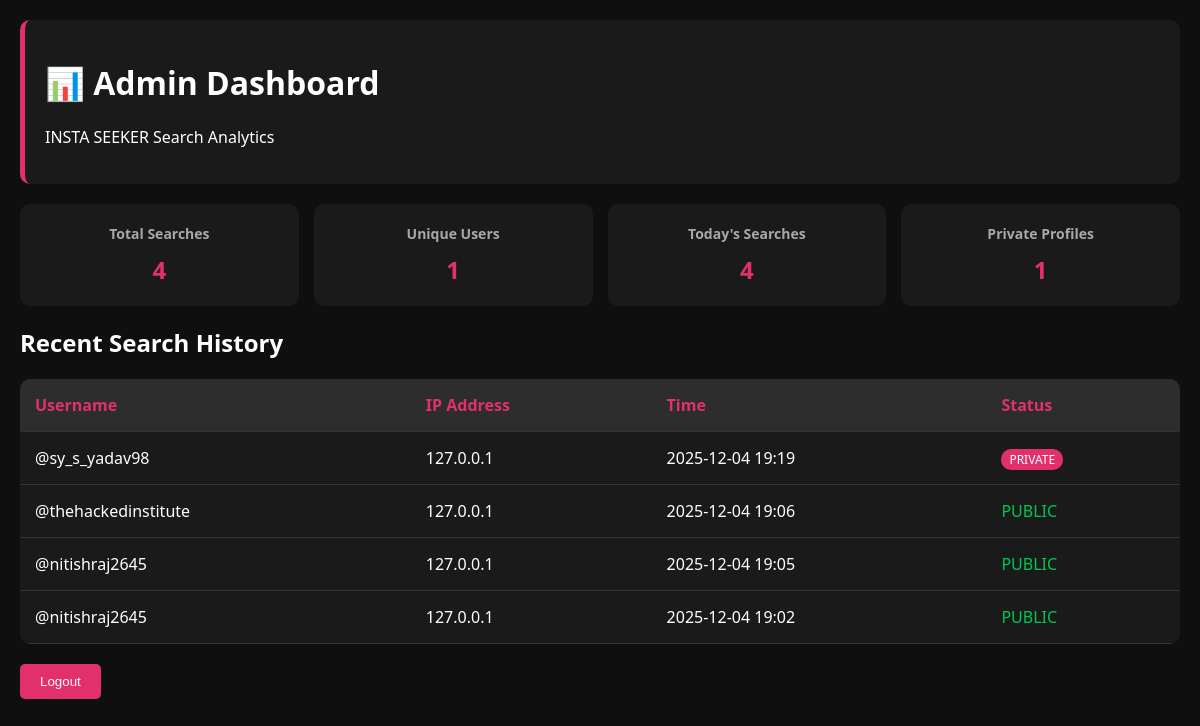
Screenshot of /admin/dashboard (signed in) with the database file from the repository.
### app.py (models this page shows)
class SearchHistory(db.Model):
    id = db.Column(db.Integer, primary_key=True)
    username = db.Column(db.String(100), nullable=False)
    ip_address = db.Column(db.String(50))
    user_agent = db.Column(db.String(200))
    timestamp = db.Column(db.DateTime, default=datetime.utcnow)
    is_private = db.Column(db.Boolean, default=False)

### app.py (the view)
@app.route('/admin/dashboard')
@admin_required
def admin_dashboard():
    searches = SearchHistory.query.order_by(SearchHistory.timestamp.desc()).all()
    total_searches = len(searches)
    unique_ips = db.session.query(SearchHistory.ip_address).distinct().count()
    today = datetime.now().date()
    today_searches = SearchHistory.query.filter(
        db.func.date(SearchHistory.timestamp) == today
    ).count()
    private_searches = SearchHistory.query.filter_by(is_private=True).count()
    return render_template('admin_dashboard.html',
                         searches=searches[:50],
                         total_searches=total_searches,
                         unique_ips=unique_ips,
                         today_searches=today_searches,
                         private_searches=private_searches)

### app.py (called while the page is built)
def admin_required(f):
    @wraps(f)
    def decorated_function(*args, **kwargs):
        if not session.get('admin_logged_in'):
            return redirect(url_for('admin_login'))
        return f(*args, **kwargs)
    return decorated_function

### templates/admin_dashboard.html (shortened to what this page needs)
<!DOCTYPE html>
<html>
<head>
</head>
<body>
    <div class="header">
        <h1>📊 Admin Dashboard</h1>
        <p>INSTA SEEKER Search Analytics</p>
    </div>
    <div class="stats">
        <div class="stat-card">
            <h3>Total Searches</h3>
            <p>{{ total_searches }}</p>
        </div>
        <div class="stat-card">
            <h3>Unique Users</h3>
            <p>{{ unique_ips }}</p>
        </div>
        <div class="stat-card">
            <h3>Today's Searches</h3>
            <p>{{ today_searches }}</p>
        </div>
        <div class="stat-card">
            <h3>Private Profiles</h3>
            <p>{{ private_searches }}</p>
        </div>
    </div>
    <h2>Recent Search History</h2>
    <table>
        <thead>
            <tr>
                <th>Username</th>
                <th>IP Address</th>
                <th>Time</th>
                <th>Status</th>
            </tr>
        </thead>
        <tbody>
            {% for search in searches %}
            <tr>
                <td>@{{ search.username }}</td>
                <td>{{ search.ip_address }}</td>
                <td>{{ search.timestamp.strftime('%Y-%m-%d %H:%M') }}</td>
                <td>
                    {% if search.is_private %}
                    <span class="private-badge">PRIVATE</span>
                    {% else %}
                    <span style="color: #00c851;">PUBLIC</span>
                    {% endif %}
                </td>
            </tr>
            {% endfor %}
        </tbody>
    </table>
    <a href="/admin/logout">
        <button class="logout-btn">Logout</button>
    </a>
</body>
</html>

### templates/admin_dashboard.html (style rules this page uses)
body { background: #0f0f0f; color: white; font-family: 'Segoe UI', sans-serif; margin: 0; padding: 20px; }
.header { background: #1a1a1a; padding: 20px; border-radius: 10px; margin-bottom: 20px; border-left: 5px solid #e1306c; }
.stats { display: grid; grid-template-columns: repeat(auto-fit, minmax(200px, 1fr)); gap: 15px; margin-bottom: 20px; }
.stat-card { background: #1a1a1a; padding: 20px; border-radius: 10px; text-align: center; }
.stat-card h3 { color: #a8a8a8; margin: 0; font-size: 14px; }
.stat-card p { font-size: 24px; margin: 10px 0 0 0; color: #e1306c; font-weight: bold; }
table { width: 100%; background: #1a1a1a; border-radius: 10px; overflow: hidden; border-collapse: collapse; }
th, td { padding: 15px; text-align: left; border-bottom: 1px solid #333; }
th { background: #2d2d2d; color: #e1306c; }
.private-badge { background: #e1306c; color: white; padding: 2px 8px; border-radius: 10px; font-size: 12px; }
.logout-btn { background: #e1306c; color: white; border: none; padding: 10px 20px; border-radius: 5px; cursor: pointer; margin-top: 20px; }

### rows the page displays
SearchHistory: username "sy_s_yadav98", ip_address "127.0.0.1", timestamp "2025-12-04 19:19", is_private "PRIVATE"
SearchHistory: username "thehackedinstitute", ip_address "127.0.0.1", timestamp "2025-12-04 19:06", is_private "PUBLIC"
SearchHistory: username "nitishraj2645", ip_address "127.0.0.1", timestamp "2025-12-04 19:05", is_private "PUBLIC"
SearchHistory: username "nitishraj2645", ip_address "127.0.0.1", timestamp "2025-12-04 19:02", is_private "PUBLIC"

### other values shown
{{ total_searches }} "4"
{{ unique_ips }} "1"
{{ today_searches }} "4"
{{ private_searches }} "1"
